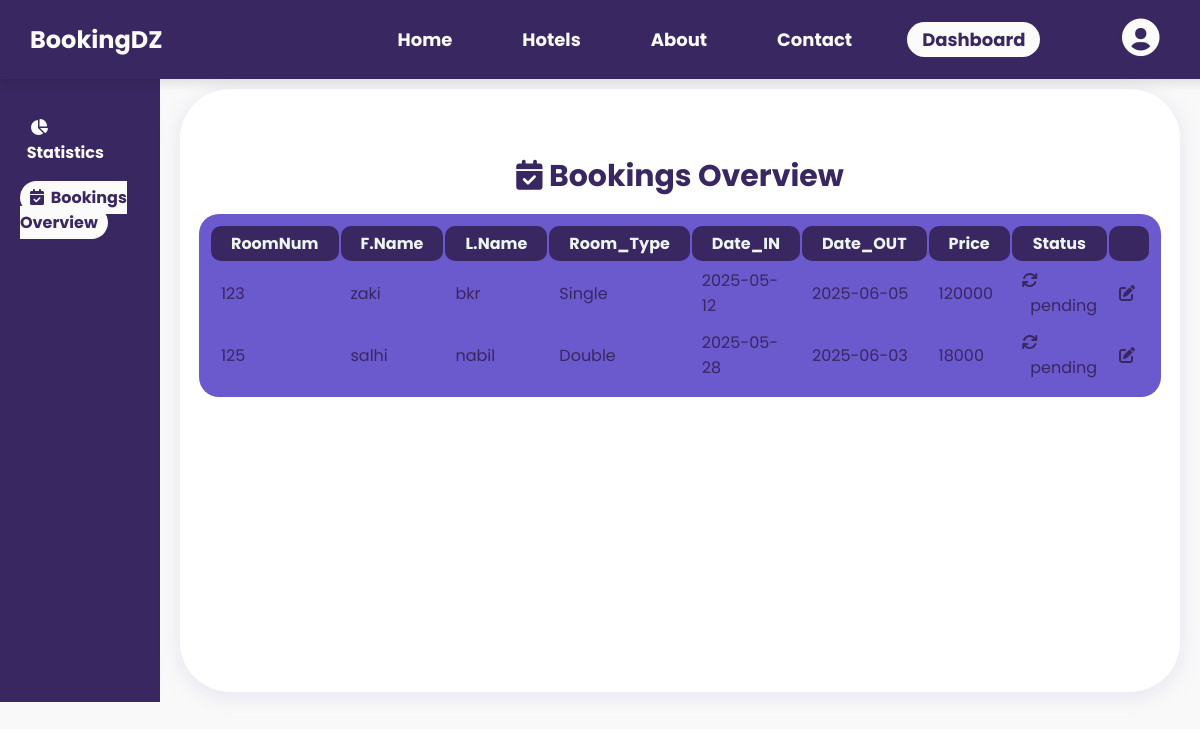
/html/business/dashboard/BookingsOverview.php?id=17&hotelId=46, run on the app's committed database.
### tables this page shows
CREATE TABLE `booking` (
  `id` int(11) NOT NULL,
  `hotel_id` int(11) NOT NULL,
  `Fname` varchar(20) DEFAULT NULL,
  `Lname` varchar(20) DEFAULT NULL,
  `NumPhone` int(10) DEFAULT NULL,
  `email` varchar(255) NOT NULL,
  `NumRoom` int(11) NOT NULL,
  `dateFrom` date DEFAULT NULL,
  `dateTo` date DEFAULT NULL,
  `DateOfBooking` timestamp NOT NULL DEFAULT current_timestamp(),
  `total_price` int(20) NOT NULL,
  `booking_status` enum('pending','accepted','refused') NOT NULL DEFAULT 'pending'
);

CREATE TABLE `room_info` (
  `id` int(11) NOT NULL,
  `room_type` varchar(20) DEFAULT NULL,
  `room_capacity` int(20) DEFAULT NULL,
  `amenities` varchar(11) DEFAULT NULL,
  `room_price` int(20) DEFAULT NULL,
  `matching_rooms` int(20) DEFAULT NULL,
  `hotel_id` int(20) DEFAULT NULL
);

### html/business/dashboard/BookingsOverview.php (the view, shortened to what this page needs)
<?php
$conn = new mysqli("localhost", "root", "", "hotel_db");
$userId = $_GET['id'];
$hotelId = $_GET['hotelId'] ?? null;
?>
<!DOCTYPE html>
<html lang="en">
<head>
  <link rel="stylesheet" href="../../../css/business/dashboard/BookingsOverview.css"/>
  <link href='https://unpkg.com/boxicons@2.1.4/css/boxicons.min.css' rel='stylesheet'/>
  <link rel="stylesheet" href="https://cdnjs.cloudflare.com/ajax/libs/font-awesome/6.4.0/css/all.min.css"/>
</head>
<body>
  <header>
    <div class="logo">BookingDZ</div>
    <nav>
      <ul>
        <li><a href="../../user/home.php?id=<?php echo $userId; ?>&hotelId=<?php echo $hotelId?>">Home</a></li>
        <li><a href="../../user/service.php?id=<?php echo $userId; ?>&hotelId=<?php echo $hotelId?>">Hotels</a></li>
        <li><a href="../../user/about.php?id=<?php echo $userId; ?>&hotelId=<?php echo $hotelId?>">About</a></li>
        <li><a href="../../user/contact.php?id=<?php echo $userId; ?>&hotelId=<?php echo $hotelId?>">Contact</a></li>
        <li><a href="#" class="active">Dashboard</a></li>
      </ul>
    </nav>
    <div class="profile">
      <button class="profile-icon" onclick="toggleDescription()">
        <i class='bx bxs-user-circle'></i>
      </button>
    </div>
  </header>
  <main class="main">
    <div class="sidebar">
      <ul>
        <li><a href="../../business/dashboard/Statistics.php?id=<?php echo $userId; ?>&hotelId=<?php echo $hotelId?>">
          <i class="fas fa-chart-pie"></i>&nbsp;&nbsp;Statistics</a></li>
        <li><a href="#" class="active"><i class="fas fa-calendar-check"></i>&nbsp;&nbsp;Bookings Overview</a></li>
      </ul>
    </div>
    <div class="content">
      <h3><i class="fas fa-calendar-check"></i> Bookings Overview</h3>
      <div class="table">
        <table border="1" cellpadding="10">
          <thead>
            <tr>
              <th>RoomNum</th>
              <th>F.Name</th>
              <th>L.Name</th>
              <th>Room_Type</th>
              <th>Date_IN</th>
              <th>Date_OUT</th>
              <th>Price</th>
              <th>Status</th>
              <th></th>
            </tr>
          </thead>
          <tbody>
            <?php
              $sql = "SELECT
              booking.id,
              booking.NumRoom,
              booking.Fname,
              booking.Lname,
              room_info.room_type AS room_type,
              booking.dateFrom,
              booking.dateTo,
              booking.total_price,
              booking.booking_status
              FROM booking
              LEFT JOIN room_info ON booking.NumRoom = room_info.id
              WHERE booking.hotel_id = $hotelId";
              $result = $conn->query($sql);
              if ($result && $result->num_rows > 0) {
                while ($row = $result->fetch_assoc()) {
                  echo "<tr>
                    <td>{$row['NumRoom']}</td>
                    <td>{$row['Fname']}</td>
                    <td>{$row['Lname']}</td>
                    <td>{$row['room_type']}</td>
                    <td>{$row['dateFrom']}</td>
                    <td>{$row['dateTo']}</td>
                    <td>{$row['total_price']}</td>
                    <td>";
                    if ($row['booking_status'] == 'pending') {
                      echo "<i class=\"fa-solid fa-arrows-rotate\"></i>&nbsp;&nbsp;{$row['booking_status']}";
                    } elseif ($row['booking_status'] == 'accepted') {
                      echo "<i class=\"fa-solid fa-circle-check\"></i>&nbsp;&nbsp;{$row['booking_status']}";
                    } elseif ($row['booking_status'] == 'refused') {
                      echo "<i class=\"fa-solid fa-circle-xmark\"></i>&nbsp;&nbsp;{$row['booking_status']}";
                    }?>
                    </td>
                    <td>
                      <i class="fa-solid fa-pen-to-square" onclick="this.nextElementSibling.style.display='block'; this.style.display='none';"></i>
                    </td>
                  </tr>
                <?php }
              } else {
                echo "<tr><td colspan='8'>No bookings found</td></tr>";
              }
            ?>
          </tbody>
        </table>
      </div>
    </div>
  </main>
</body>
</html>

### css/business/dashboard/BookingsOverview.css (style rules this page uses)
* { user-select: none; text-decoration: none; }
body { display: flex; flex-direction: column; font-family: "Poppins", sans-serif; margin: 0; padding: 0; background: #f9f9f9; box-sizing: border-box; font-family: "Poppins", sans-serif; text-decoration: none; list-style: none; }
header { display:flex; position: fixed; z-index: 3; width: 96.1%; justify-content: space-between; align-items: center; background: #392761ff; box-shadow: 0px 5px 10px rgba(0, 0, 0, 0.1); padding: 10px 30px; }
.logo { font-size: 24px; font-weight: bolder; color: #FBFBFAff; }
nav { display: flex; justify-content: space-between; align-items: center; margin: 0 auto 0 200px; }
nav ul { list-style: none; display: flex; padding: 0; }
nav ul li { margin: 0 20px; }
nav ul li a { text-decoration: none; color: #FBFBFAff; font-weight: bold; font-size: large; padding: 5px 15px; }
nav ul li a:hover,nav ul li a.active, .sidebar ul li a:hover,.sidebar ul li a.active { transform: scale(1.1); background: #FBFBFAff; color: #392761ff; border-radius: 50px; }
.profile-icon i { font-size: 45px; color: #FBFBFAff; cursor: pointer; }
.profile-icon { margin: 0 20px; padding: 0; border-radius: 50%; border: none; background: #392761ff; }
main { display: flex; flex-direction: row; margin: 79.2px 0 0 0; }
.sidebar { display: flex; flex-direction: column; background-color:#392761ff; width: 22%; padding-bottom: 35.9%; text-decoration: none; }
.sidebar ul { list-style: none; padding: 0 10px; }
.sidebar ul li a { text-decoration: none; color: #FBFBFAff; font-weight: bold; padding: 5px 10px; }
.sidebar ul li { margin: 20px 10px; }
.content { display:flex; flex-direction: column; align-items: center; width: 80%; padding: 50px 20px; background-color: #6a5acd; background: rgb(255, 255, 255); border-radius: 50px; box-shadow: 0 4px 20px rgba(194, 195, 226, 0.379); margin: 10px 20px 10px 20px; }
h3 { text-align: center; color: #392761; font-size: 30px; margin: 15px; }
table { background-color: #6a5acd; border-radius: 20px; padding: 10px; border: #392761ff; }
th { background-color: #392761ff; color: #edf5f1; border-radius: 10px; padding: 5px 20px; text-align: left; text-align: center; border: none; }
td { padding: 5px 10px; color: #392761ff; border: none; }

### data on the page
booking: NumRoom "123", Fname "zaki", Lname "bkr", NumRoom.room_type "Single", dateFrom "2025-05-12", dateTo "2025-06-05", total_price "120000", booking_status "pending"
booking: NumRoom "125", Fname "salhi", Lname "nabil", NumRoom.room_type "Double", dateFrom "2025-05-28", dateTo "2025-06-03", total_price "18000", booking_status "pending"
